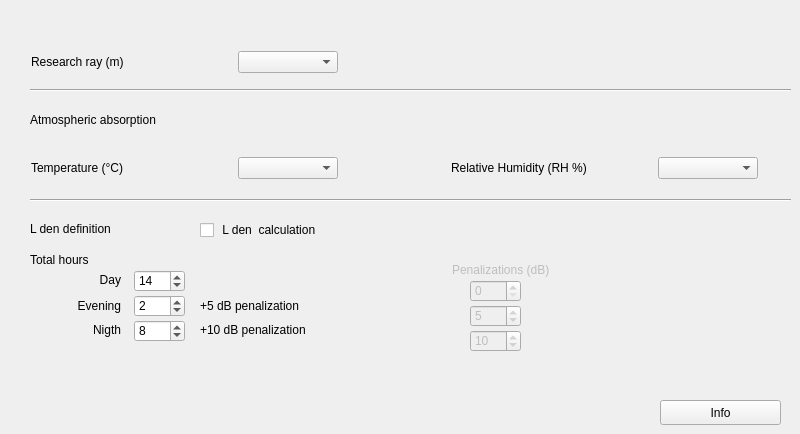
   <widget class="QWidget" name="tabOptions">
    <attribute name="title">
     <string>Parameters</string>
    </attribute>
    <widget class="QWidget" name="horizontalLayoutWidget_3">
     <property name="geometry">
      <rect>
       <x>30</x>
       <y>37</y>
       <width>311</width>
       <height>51</height>
      </rect>
     </property>
     <layout class="QHBoxLayout" name="horizontalLayout_2">
      <item>
       <widget class="QLabel" name="research_ray_label">
        <property name="sizePolicy">
         <sizepolicy hsizetype="Fixed" vsizetype="Fixed">
          <horstretch>0</horstretch>
          <verstretch>0</verstretch>
         </sizepolicy>
        </property>
        <property name="minimumSize">
         <size>
          <width>200</width>
          <height>0</height>
         </size>
        </property>
        <property name="text">
         <string>Research ray (m)</string>
        </property>
        <property name="alignment">
         <set>Qt::AlignLeading|Qt::AlignLeft|Qt::AlignVCenter</set>
        </property>
       </widget>
      </item>
      <item>
       <widget class="QComboBox" name="research_ray_comboBox">
        <property name="minimumSize">
         <size>
          <width>100</width>
          <height>0</height>
         </size>
        </property>
        <property name="maximumSize">
         <size>
          <width>100</width>
          <height>16777215</height>
         </size>
        </property>
       </widget>
      </item>
     </layout>
    </widget>
    <widget class="QCheckBox" name="L_den_checkBox">
     <property name="geometry">
      <rect>
       <x>200</x>
       <y>220</y>
       <width>171</width>
       <height>20</height>
      </rect>
     </property>
     <property name="layoutDirection">
      <enum>Qt::LeftToRight</enum>
     </property>
     <property name="text">
      <string> L den  calculation</string>
     </property>
     <property name="checked">
      <bool>false</bool>
     </property>
    </widget>
    <widget class="QLabel" name="L_den_hours_label">
     <property name="geometry">
      <rect>
       <x>30</x>
       <y>250</y>
       <width>161</width>
       <height>20</height>
      </rect>
     </property>
     <property name="sizePolicy">
      <sizepolicy hsizetype="Fixed" vsizetype="Fixed">
       <horstretch>0</horstretch>
       <verstretch>0</verstretch>
      </sizepolicy>
     </property>
     <property name="text">
      <string>Total hours</string>
     </property>
    </widget>
    <widget class="QLabel" name="L_den_penalty_label">
     <property name="enabled">
      <bool>false</bool>
     </property>
     <property name="geometry">
      <rect>
       <x>452</x>
       <y>260</y>
       <width>111</width>
       <height>20</height>
      </rect>
     </property>
     <property name="sizePolicy">
      <sizepolicy hsizetype="Fixed" vsizetype="Fixed">
       <horstretch>0</horstretch>
       <verstretch>0</verstretch>
      </sizepolicy>
     </property>
     <property name="text">
      <string>Penalizations (dB)</string>
     </property>
    </widget>
    <widget class="QLabel" name="L_den_day_label">
     <property name="geometry">
      <rect>
       <x>60</x>
       <y>270</y>
       <width>61</width>
       <height>20</height>
      </rect>
     </property>
     <property name="sizePolicy">
      <sizepolicy hsizetype="Fixed" vsizetype="Fixed">
       <horstretch>0</horstretch>
       <verstretch>0</verstretch>
      </sizepolicy>
     </property>
     <property name="text">
      <string>Day</string>
     </property>
     <property name="alignment">
      <set>Qt::AlignRight|Qt::AlignTrailing|Qt::AlignVCenter</set>
     </property>
    </widget>
    <widget class="QLabel" name="L_den_nig_label">
     <property name="geometry">
      <rect>
       <x>60</x>
       <y>320</y>
       <width>61</width>
       <height>20</height>
      </rect>
     </property>
     <property name="sizePolicy">
      <sizepolicy hsizetype="Fixed" vsizetype="Fixed">
       <horstretch>0</horstretch>
       <verstretch>0</verstretch>
      </sizepolicy>
     </property>
     <property name="text">
      <string>Nigth</string>
     </property>
     <property name="alignment">
      <set>Qt::AlignRight|Qt::AlignTrailing|Qt::AlignVCenter</set>
     </property>
    </widget>
    <widget class="QSpinBox" name="L_eve_penalty_spinBox">
     <property name="enabled">
      <bool>false</bool>
     </property>
     <property name="geometry">
      <rect>
       <x>470</x>
       <y>305</y>
       <width>51</width>
       <height>22</height>
      </rect>
     </property>
     <property name="showGroupSeparator" stdset="0">
      <bool>false</bool>
     </property>
     <property name="minimum">
      <number>0</number>
     </property>
     <property name="value">
      <number>5</number>
     </property>
    </widget>
    <widget class="QLabel" name="L_den_eve_label">
     <property name="geometry">
      <rect>
       <x>40</x>
       <y>296</y>
       <width>81</width>
       <height>20</height>
      </rect>
     </property>
     <property name="sizePolicy">
      <sizepolicy hsizetype="Fixed" vsizetype="Fixed">
       <horstretch>0</horstretch>
       <verstretch>0</verstretch>
      </sizepolicy>
     </property>
     <property name="text">
      <string>Evening</string>
     </property>
     <property name="alignment">
      <set>Qt::AlignRight|Qt::AlignTrailing|Qt::AlignVCenter</set>
     </property>
    </widget>
    <widget class="QSpinBox" name="L_nig_penalty_spinBox">
     <property name="enabled">
      <bool>false</bool>
     </property>
     <property name="geometry">
      <rect>
       <x>470</x>
       <y>330</y>
       <width>51</width>
       <height>22</height>
      </rect>
     </property>
     <property name="showGroupSeparator" stdset="0">
      <bool>false</bool>
     </property>
     <property name="minimum">
      <number>0</number>
     </property>
     <property name="value">
      <number>10</number>
     </property>
    </widget>
    <widget class="QSpinBox" name="L_day_penalty_spinBox">
     <property name="enabled">
      <bool>false</bool>
     </property>
     <property name="geometry">
      <rect>
       <x>470</x>
       <y>280</y>
       <width>51</width>
       <height>22</height>
      </rect>
     </property>
     <property name="showGroupSeparator" stdset="0">
      <bool>false</bool>
     </property>
     <property name="minimum">
      <number>0</number>
     </property>
    </widget>
    <widget class="QSpinBox" name="L_nig_hours_spinBox">
     <property name="geometry">
      <rect>
       <x>134</x>
       <y>320</y>
       <width>51</width>
       <height>22</height>
      </rect>
     </property>
     <property name="maximum">
      <number>24</number>
     </property>
     <property name="value">
      <number>8</number>
     </property>
    </widget>
    <widget class="QSpinBox" name="L_eve_hours_spinBox">
     <property name="geometry">
      <rect>
       <x>134</x>
       <y>295</y>
       <width>51</width>
       <height>22</height>
      </rect>
     </property>
     <property name="maximum">
      <number>24</number>
     </property>
     <property name="value">
      <number>2</number>
     </property>
    </widget>
    <widget class="QSpinBox" name="L_day_hours_spinBox">
     <property name="geometry">
      <rect>
       <x>134</x>
       <y>270</y>
       <width>51</width>
       <height>22</height>
      </rect>
     </property>
     <property name="maximum">
      <number>24</number>
     </property>
     <property name="value">
      <number>14</number>
     </property>
    </widget>
    <widget class="Line" name="line">
     <property name="geometry">
      <rect>
       <x>30</x>
       <y>80</y>
       <width>761</width>
       <height>20</height>
      </rect>
     </property>
     <property name="orientation">
      <enum>Qt::Horizontal</enum>
     </property>
    </widget>
    <widget class="Line" name="line_3">
     <property name="geometry">
      <rect>
       <x>30</x>
       <y>190</y>
       <width>761</width>
       <height>20</height>
      </rect>
     </property>
     <property name="orientation">
      <enum>Qt::Horizontal</enum>
     </property>
    </widget>
    <widget class="QWidget" name="horizontalLayoutWidget_4">
     <property name="geometry">
      <rect>
       <x>30</x>
       <y>148</y>
       <width>311</width>
       <height>41</height>
      </rect>
     </property>
     <layout class="QHBoxLayout" name="horizontalLayout_4">
      <item>
       <widget class="QLabel" name="research_ray_label_2">
        <property name="sizePolicy">
         <sizepolicy hsizetype="Fixed" vsizetype="Fixed">
          <horstretch>0</horstretch>
          <verstretch>0</verstretch>
         </sizepolicy>
        </property>
        <property name="minimumSize">
         <size>
          <width>200</width>
          <height>0</height>
         </size>
        </property>
        <property name="text">
         <string>Temperature (°C)</string>
        </property>
        <property name="alignment">
         <set>Qt::AlignLeading|Qt::AlignLeft|Qt::AlignVCenter</set>
        </property>
       </widget>
      </item>
      <item>
       <widget class="QComboBox" name="temperature_comboBox">
        <property name="minimumSize">
         <size>
          <width>100</width>
          <height>0</height>
         </size>
        </property>
        <property name="maximumSize">
         <size>
          <width>100</width>
          <height>16777215</height>
         </size>
        </property>
       </widget>
      </item>
     </layout>
    </widget>
    <widget class="QWidget" name="horizontalLayoutWidget_5">
     <property name="geometry">
      <rect>
       <x>450</x>
       <y>148</y>
       <width>311</width>
       <height>41</height>
      </rect>
     </property>
     <layout class="QHBoxLayout" name="horizontalLayout_9">
      <item>
       <widget class="QLabel" name="research_ray_label_3">
        <property name="sizePolicy">
         <sizepolicy hsizetype="Fixed" vsizetype="Fixed">
          <horstretch>0</horstretch>
          <verstretch>0</verstretch>
         </sizepolicy>
        </property>
        <property name="minimumSize">
         <size>
          <width>200</width>
          <height>0</height>
         </size>
        </property>
        <property name="text">
         <string>Relative Humidity (RH %)</string>
        </property>
        <property name="alignment">
         <set>Qt::AlignLeading|Qt::AlignLeft|Qt::AlignVCenter</set>
        </property>
       </widget>
      </item>
      <item>
       <widget class="QComboBox" name="humidity_comboBox">
        <property name="minimumSize">
         <size>
          <width>100</width>
          <height>0</height>
         </size>
        </property>
        <property name="maximumSize">
         <size>
          <width>100</width>
          <height>16777215</height>
         </size>
        </property>
       </widget>
      </item>
     </layout>
    </widget>
    <widget class="QLabel" name="label_3">
     <property name="geometry">
      <rect>
       <x>30</x>
       <y>220</y>
       <width>171</width>
       <height>17</height>
      </rect>
     </property>
     <property name="text">
      <string>L den definition</string>
     </property>
    </widget>
    <widget class="QPushButton" name="HelpParameters">
     <property name="geometry">
      <rect>
       <x>660</x>
       <y>400</y>
       <width>121</width>
       <height>25</height>
      </rect>
     </property>
     <property name="text">
      <string>Info</string>
     </property>
    </widget>
    <widget class="QLabel" name="label_7">
     <property name="geometry">
      <rect>
       <x>30</x>
       <y>110</y>
       <width>241</width>
       <height>20</height>
      </rect>
     </property>
     <property name="text">
      <string>Atmospheric absorption</string>
     </property>
     <property name="alignment">
      <set>Qt::AlignLeading|Qt::AlignLeft|Qt::AlignVCenter</set>
     </property>
    </widget>
    <widget class="QLabel" name="L_den_eve_label_penalization">
     <property name="geometry">
      <rect>
       <x>200</x>
       <y>296</y>
       <width>191</width>
       <height>20</height>
      </rect>
     </property>
     <property name="sizePolicy">
      <sizepolicy hsizetype="Fixed" vsizetype="Fixed">
       <horstretch>0</horstretch>
       <verstretch>0</verstretch>
      </sizepolicy>
     </property>
     <property name="text">
      <string>+5 dB penalization</string>
     </property>
     <property name="alignment">
      <set>Qt::AlignLeading|Qt::AlignLeft|Qt::AlignVCenter</set>
     </property>
    </widget>
    <widget class="QLabel" name="L_den_nig_label_penalization">
     <property name="geometry">
      <rect>
       <x>200</x>
       <y>320</y>
       <width>191</width>
       <height>20</height>
      </rect>
     </property>
     <property name="sizePolicy">
      <sizepolicy hsizetype="Fixed" vsizetype="Fixed">
       <horstretch>0</horstretch>
       <verstretch>0</verstretch>
      </sizepolicy>
     </property>
     <property name="text">
      <string>+10 dB penalization</string>
     </property>
     <property name="alignment">
      <set>Qt::AlignLeading|Qt::AlignLeft|Qt::AlignVCenter</set>
     </property>
    </widget>
   </widget>
